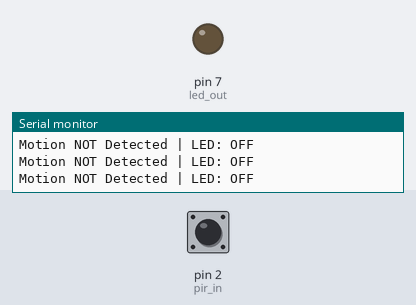
The sketch below on a simulated Arduino Uno, built with avr-gcc and run on an emulated ATmega328P. On the bench: output pins drawn as LEDs (lit = HIGH), the last lines printed to the serial monitor. Dashed ring = blinking. The test bench sets the inputs (shaded band); at power-on: pin 2 (pir_in) LOW.

Above: at 1.2 s.
1.3 s: pin 2 (pir_in) driven HIGH
At 1.7 s:
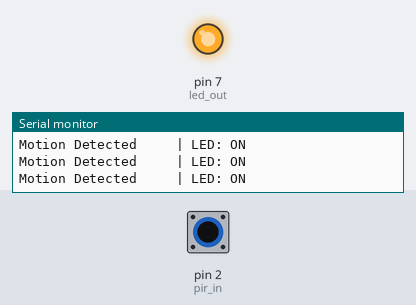
2.8 s: pin 2 (pir_in) driven LOW
At 3.4 s:
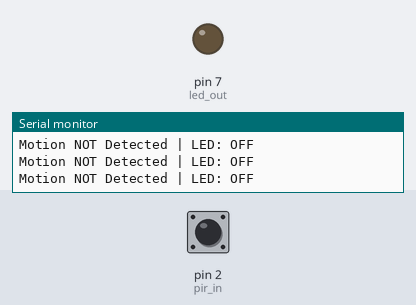
5.8 s: pin 2 (pir_in) pulsed HIGH 2 times (0.12 s each, 0.3 s apart)
At 6.16 s:
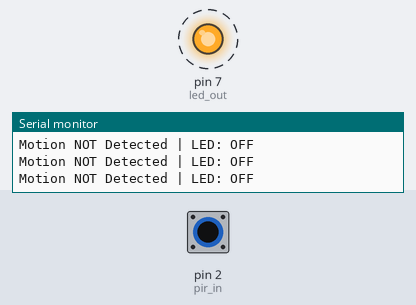
9.4 s: pin 2 (pir_in) pulsed HIGH 2 times (0.12 s each, 0.3 s apart)
At 10.2 s:
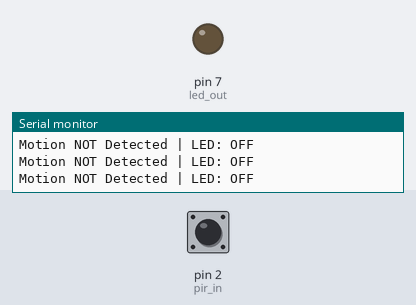
Timing chart, 0 to 12.4 s (numbered marks = the images above; inputs shaded):
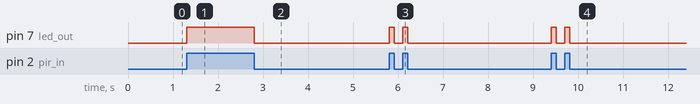

Measured:
- after the input at 1.3 s, pin 7 (led_out): LOW → HIGH at once
- after the input at 2.8 s, pin 7 (led_out): HIGH → LOW at once
- after the input at 5.8 s, pin 7 (led_out): alternates HIGH for 0.12 s and LOW for 0.18 s, 4 changes in all, then stays LOW, starting at once
- after the input at 9.4 s, pin 7 (led_out): alternates HIGH for 0.12 s and LOW for 0.18 s, 4 changes in all, then stays LOW, starting at once

The sketch:

interruptCode.ino
```cpp
/*
* Name: Abhinav Sharma
* Student ID: 2210994752
* Unit: SIT315 Programming Paradigms
* Task: M1_T2P
*/

// pin no. for hardware devices
#define led_out 7
#define pir_in 2

// global variable
volatile bool detected;

void setup()
{
  pinMode(led_out, OUTPUT);
  pinMode(pir_in, INPUT);
  attachInterrupt(digitalPinToInterrupt(pir_in), motionDetected, CHANGE);
  Serial.begin(9600);         // enabling serial communication
  detected = digitalRead(pir_in);
}

void loop()
{
  // printing current status of system
  if(detected) Serial.println("Motion Detected     | LED: ON");
  else  Serial.println("Motion NOT Detected | LED: OFF");
}

void motionDetected()
{
  detected = !detected;
  digitalWrite(led_out, detected);
}
```
